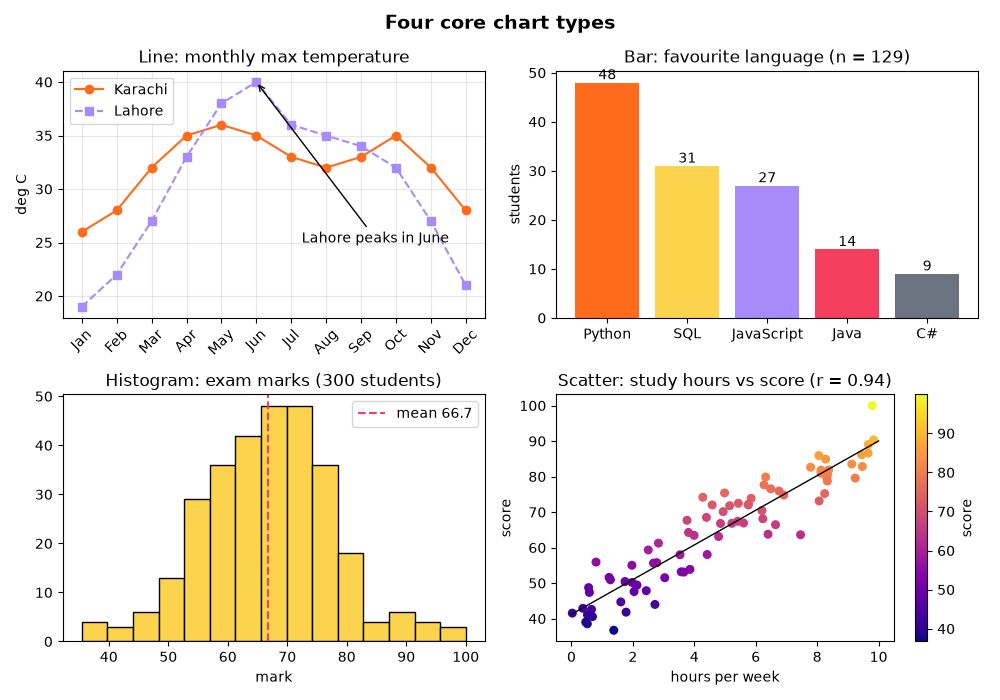

The Python source for this figure:
"""
Session 12 · Example 1: Matplotlib fundamentals - the four core chart types
---------------------------------------------------------------------------
Shows the object-oriented interface (fig, ax), labels, legends, colours,
annotations and a 2 x 2 grid of subplots saved to one PNG file.
Run:  python session-12_matplotlib_basics.py
"""
import matplotlib
matplotlib.use("Agg")                    # draw to files (no window); remove this line to see windows
import matplotlib.pyplot as plt
import numpy as np

months = ["Jan", "Feb", "Mar", "Apr", "May", "Jun", "Jul", "Aug", "Sep", "Oct", "Nov", "Dec"]
# Illustrative average monthly maximum temperatures (deg C), rounded, for two cities
karachi = [26, 28, 32, 35, 36, 35, 33, 32, 33, 35, 32, 28]
lahore = [19, 22, 27, 33, 38, 40, 36, 35, 34, 32, 27, 21]

fig, axes = plt.subplots(2, 2, figsize=(10, 7))          # a Figure with 4 Axes
fig.suptitle("Four core chart types", fontsize=14, fontweight="bold")

# 1. LINE chart: change over an ordered axis (time)
ax = axes[0, 0]
ax.plot(months, karachi, marker="o", color="#FF6B1A", label="Karachi")
ax.plot(months, lahore, marker="s", linestyle="--", color="#A78BFA", label="Lahore")
ax.annotate("Lahore peaks in June", xy=(5, 40), xytext=(6.3, 25), arrowprops={"arrowstyle": "->"})
ax.set_title("Line: monthly max temperature"); ax.set_ylabel("deg C"); ax.legend()
ax.tick_params(axis="x", rotation=45); ax.grid(alpha=0.3)

# 2. BAR chart: compare categories
langs = ["Python", "SQL", "JavaScript", "Java", "C#"]
votes = [48, 31, 27, 14, 9]                              # a class survey: favourite language
ax = axes[0, 1]
bars = ax.bar(langs, votes, color=["#FF6B1A", "#FCD34D", "#A78BFA", "#F43F5E", "#6B7280"])
ax.bar_label(bars)                                        # value on top of each bar
ax.set_title("Bar: favourite language (n = 129)"); ax.set_ylabel("students")

# 3. HISTOGRAM: distribution of one numeric variable
rng = np.random.default_rng(1)
marks = np.clip(rng.normal(68, 12, 300), 0, 100)
ax = axes[1, 0]
ax.hist(marks, bins=15, color="#FCD34D", edgecolor="black")
ax.axvline(marks.mean(), color="#F43F5E", linestyle="--", label=f"mean {marks.mean():.1f}")
ax.set_title("Histogram: exam marks (300 students)"); ax.set_xlabel("mark"); ax.legend()

# 4. SCATTER plot: relationship between two numeric variables
hours = rng.uniform(0, 10, 80)
score = 40 + 5 * hours + rng.normal(0, 6, 80)
ax = axes[1, 1]
sc = ax.scatter(hours, score, c=score, cmap="plasma", s=30)
m, b = np.polyfit(hours, score, 1)                       # best-fit line (Session 15 explains it)
xs = np.linspace(0, 10, 2)
ax.plot(xs, m * xs + b, color="black", linewidth=1)
fig.colorbar(sc, ax=ax, label="score")
ax.set_title(f"Scatter: study hours vs score (r = {np.corrcoef(hours, score)[0, 1]:.2f})")
ax.set_xlabel("hours per week"); ax.set_ylabel("score")

fig.tight_layout()
fig.savefig("session-12_matplotlib_basics.png", dpi=100)
print("Saved session-12_matplotlib_basics.png")
print(f"Figure size {fig.get_size_inches()} inches, {len(fig.axes)} axes (4 plots + 1 colour bar)")
print(f"Histogram: mean {marks.mean():.1f}, std {marks.std():.1f}; fitted line: score = {m:.1f} x hours + {b:.1f}")
